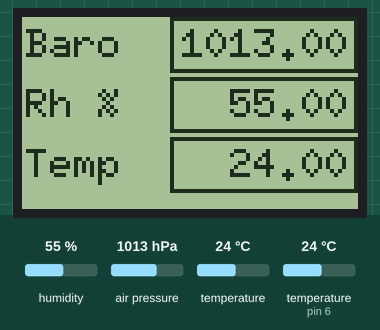
Recording of a sketch running on a simulated Arduino Nano, built with avr-gcc and run on an emulated ATmega328P. Parts: 84×48 one-colour display. The inputs (shaded band) are chosen by the test bench; at power-on: humidity 55 %, air pressure 1013 hPa, temperature (sensor on pin 6) 24 °C, temperature 24 °C.

Above: at 1.9 s.
2.0 s: humidity set to 22 %
At 2.8 s:
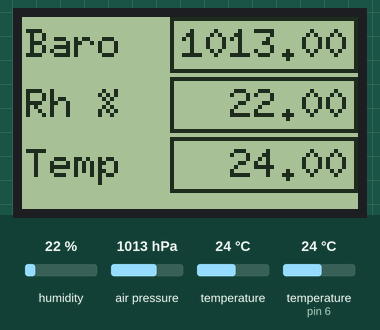
3.8 s: air pressure set to 952 hPa
At 4.9 s:
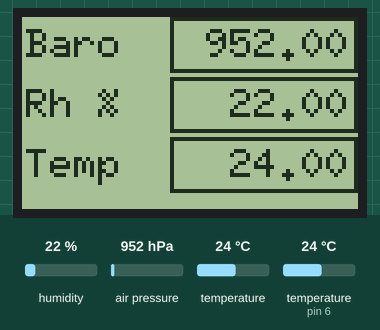
6.0 s: temperature (sensor on pin 6) set to 12 °C
At 7.9 s:
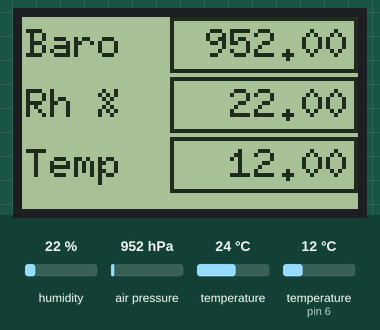
8.2 s: air pressure set to 975 hPa
At 10.1 s:
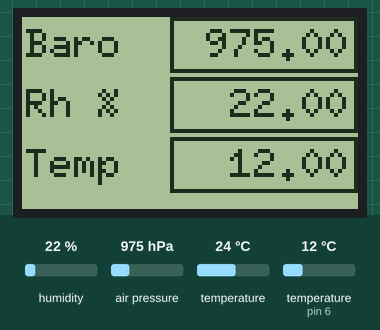
10.4 s: humidity set to 40 %
At 12.1 s:
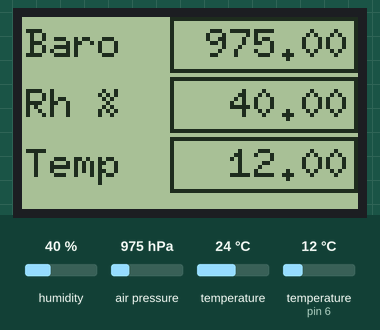
12.6 s: air pressure set to 1000 hPa
At 14.2 s:
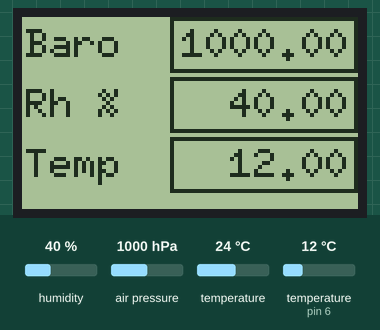
Timing chart, 0 to 15.7 s (numbered marks = the images above; inputs shaded):
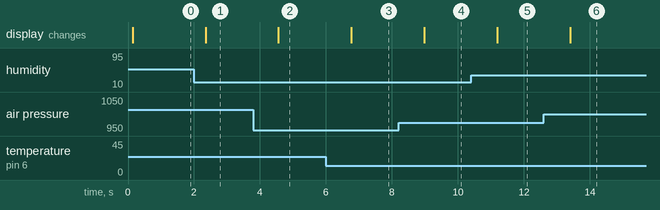

Measured:
- after the input at 2.0 s, the display: changes after 0.35 s (image 1)
- after the input at 3.8 s, the display: changes after 0.76 s (image 2)
- after the input at 6.0 s, the display: changes after 0.77 s (image 3)
- after the input at 8.2 s, the display: changes after 0.78 s (image 4)
- after the input at 10.4 s, the display: changes after 0.79 s (image 5)
- after the input at 12.6 s, the display: changes after 0.80 s (image 6)

The sketch:

BallisticComputer001.ino
```cpp
/*
 Name:		BallisticComputer001.ino
 Created:	4/2/2017 12:08:21 PM
 Author:	Shaun Stewart
*/

// the setup function runs once when you press reset or power the board
#include <dht.h>
#include <SFE_BMP180.h>
#include <U8x8lib.h>
#include <U8g2lib.h>

U8G2_PCD8544_84X48_F_4W_SW_SPI u8g2(U8G2_R0, /* clock=*/ 13, /* data=*/ 11, /* cs=*/ 10, /* dc=*/ 9, /* reset=*/ 8);  // Nokia 5110 Display
																													  //Humiture Declarations
dht DHT;
#define DHT11_PIN 6
//

//BMP 180 Declarations
SFE_BMP180 pressure;
//

char dataBuffer[200];

void setup(void) {
	pressure.begin();
	u8g2.begin();
	Serial.begin(9600);
}

void loop(void) {
	bool err = false;
	char status;
	double Temp, Pres, p0, a;
	char tempBuffer[7];
	char presBuffer[8];
	char humBuffer[7];

	u8g2.clearBuffer();					// clear the internal memory
	u8g2.setFont(u8g2_font_6x10_tr);	// choose a suitable font

	int chk = DHT.read11(DHT11_PIN);
	//Serial.write(chk + "\n");
	switch (chk)
	{
		case DHTLIB_OK:
		//_comms.print("OK,\t");
		break;
		case DHTLIB_ERROR_CHECKSUM:
			strcpy(dataBuffer, "TH Checksum");
			err = true;
			break;
		case DHTLIB_ERROR_TIMEOUT:
			strcpy(dataBuffer, "TH Time out");
			err = true;
			break;
		default:
			strcpy(dataBuffer, "TH Unknown");
			err = true;
			break;
	}

	if (!err) {

		status = pressure.startTemperature();
		if (status != 0)
		{
			delay(status);
			status = pressure.getTemperature(Temp);
			if (status != 0)
			{
				status = pressure.startPressure(3);
				if (status != 0)
				{
					// Wait for the measurement to complete:
					delay(status);
					// Retrieve the completed pressure measurement:
					// Note that the measurement is stored in the variable P.
					// Note also that the function requires the previous temperature measurement (T).
					// (If temperature is stable, you can do one temperature measurement for a number of pressure measurements.)
					// Function returns 1 if successful, 0 if failure.
					status = pressure.getPressure(Pres, Temp);
					if (status != 0)
					{
						dtostrf(Pres, 7, 2, presBuffer);
					}
					else {
						strcpy(dataBuffer, "BMP P meas");
						err = true;
					}
				}
				else {
					strcpy(dataBuffer, "BMP start P meas");
					err = true;
				}
			}
			else {
				strcpy(dataBuffer, "BMP T meas");
				err = true;
			}
		}
		else {
			strcpy(dataBuffer, "BMP start T meas");
			err = true;
		}
	}

	if (!err) {


		dtostrf(DHT.temperature, 6, 2, tempBuffer);
		dtostrf(DHT.humidity, 6, 2, humBuffer);

		u8g2.drawStr(40, 10, presBuffer);	// write something to the internal memory
		u8g2.drawStr(46, 25, humBuffer);	// write something to the internal memory
		u8g2.drawStr(46, 40, tempBuffer);	// write something to the internal memory

		u8g2.drawStr(1, 10, "Baro");	// write something to the internal memory
		u8g2.drawStr(1, 25, "Rh %");	// write something to the internal memory
		u8g2.drawStr(1, 40, "Temp");	// write something to the internal memory

		u8g2.drawFrame(37, 0, 47, 14);
		u8g2.drawFrame(37, 15, 47, 14);
		u8g2.drawFrame(37, 30, 47, 14);
	}
	else {
		u8g2.drawStr(0, 10, dataBuffer);	// write something to the internal memory
	}
	u8g2.sendBuffer();	// transfer internal memory to the display
	delay(1000);
}
```
